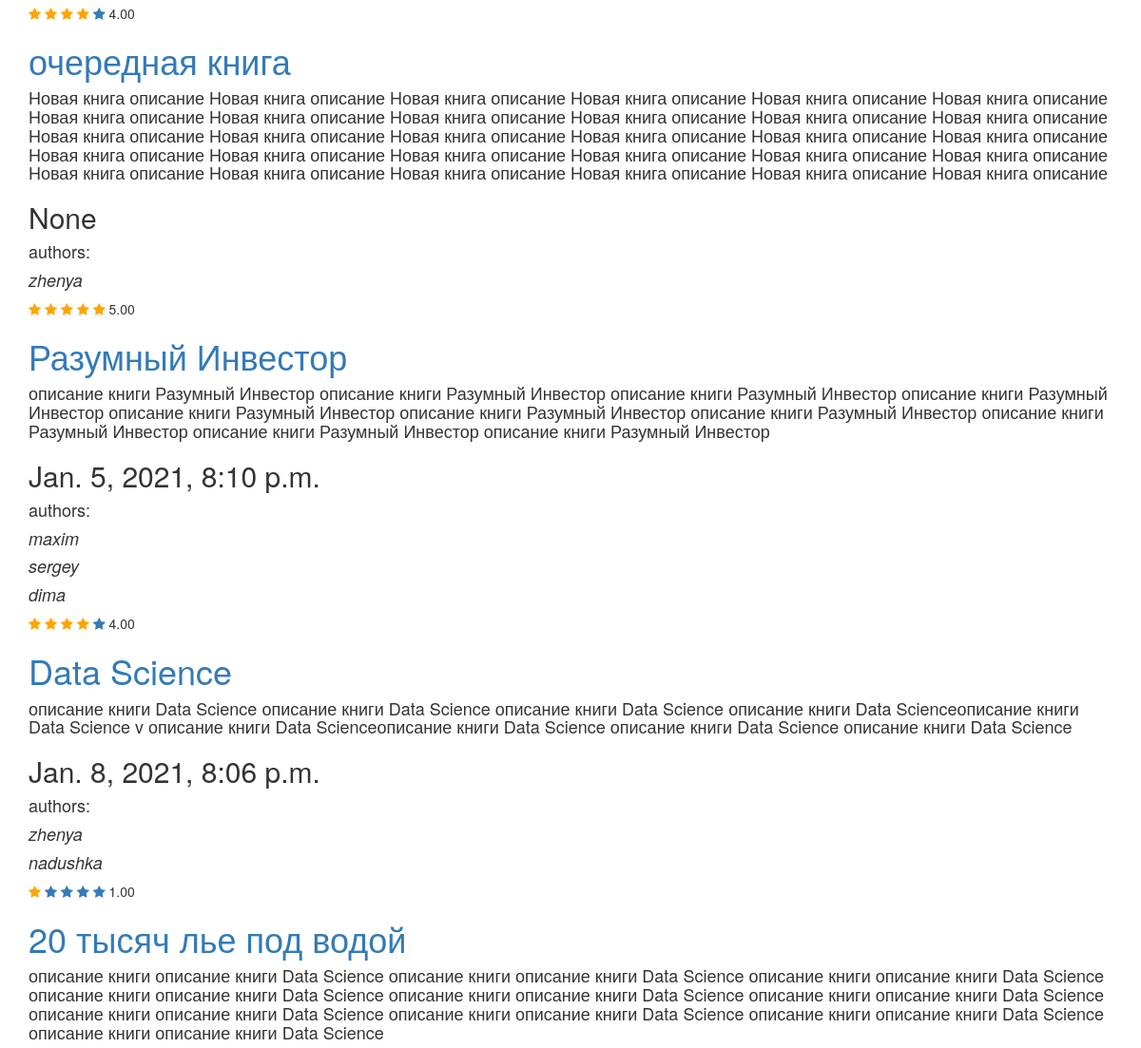
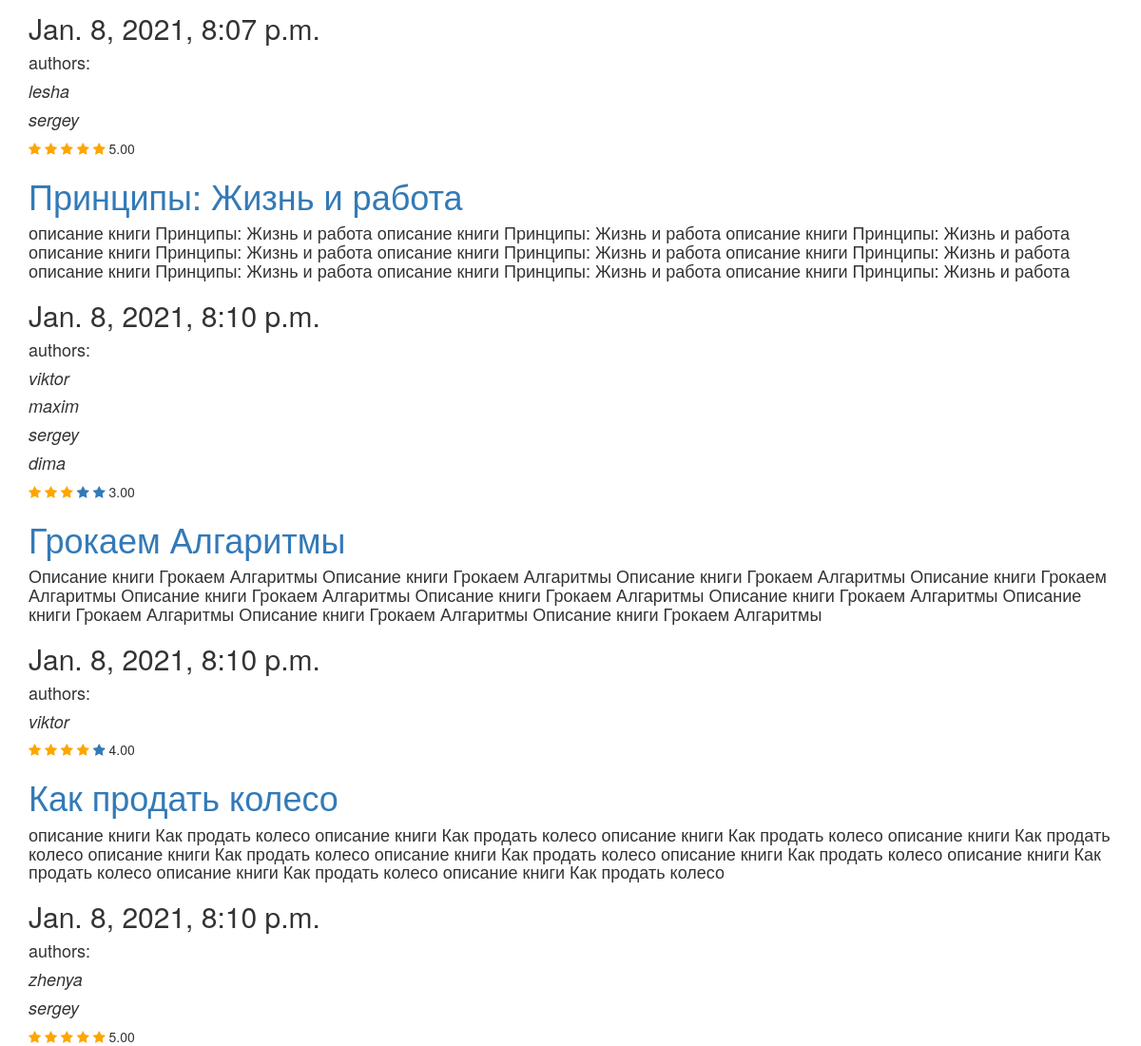
The page /shop/ (lower part) on the database as committed earlier (2 pictures, top to bottom).
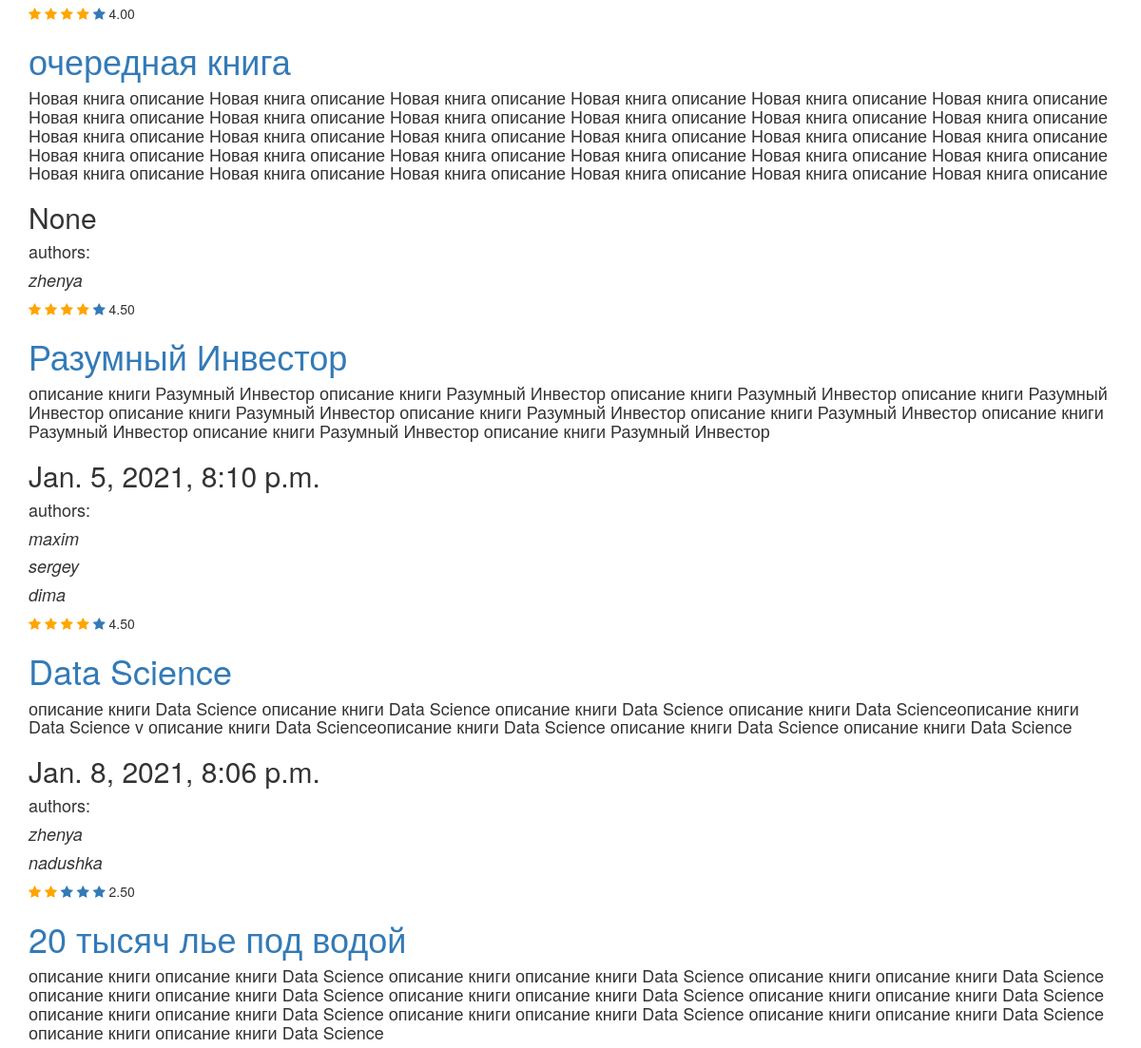
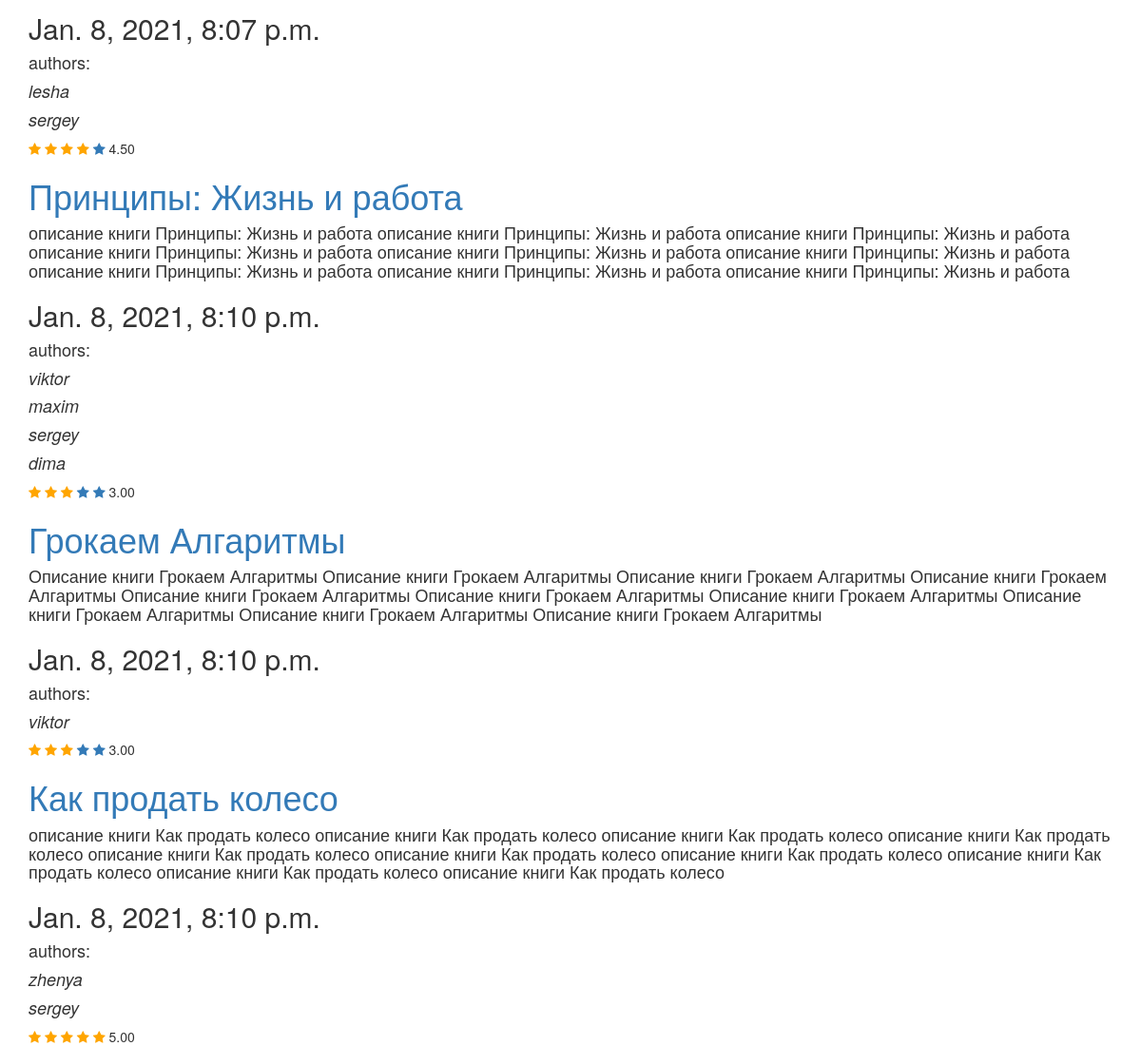
The same page on the database as committed later (2 pictures, top to bottom).
### manager/models.py (models this page shows, shortened)
class Book(models.Model):
    title = models.CharField(max_length=250)
    date = models.DateTimeField(verbose_name='date-time', auto_now=False, null=True)
    authors = models.ManyToManyField(User, related_name='books')
    description = models.TextField(verbose_name='описание', null=True)
    likes = models.PositiveIntegerField(default=0)
    genres = models.CharField(max_length=50, verbose_name='жанр', null=True)
    rate = models.DecimalField(max_digits=3, decimal_places=2, default=0.0)
    users_counted_stars = models.PositiveIntegerField(default=0, verbose_name='counted_stars')
    count_users = models.PositiveIntegerField(default=0, verbose_name='counted_users')
    slug = models.SlugField(null=True, unique=True)

### manager/views.py (the view)
# urls.py: path('', MyPage.as_view(), name='the-main-page'),
class MyPage(View):
    def get(self, request):
        context = {}
        books = Book.objects.prefetch_related("authors").order_by("date")
        if request.user.is_authenticated:
            is_owner = Exists(User.objects.filter(books=OuterRef('pk'), id=request.user.id))
            books = books.annotate(is_owner=is_owner)
        context['books'] = books
        context['range'] = range(1, 6)
        context['form'] = BookForm()
        return render(request, 'index.html', context)

### manager/templates/index.html (shortened to what this page needs)
<!DOCTYPE html>
<html lang="en">
<head>
    <link rel="stylesheet" href="https://maxcdn.bootstrapcdn.com/bootstrap/3.4.1/css/bootstrap.min.css">
    <link rel="stylesheet" href="https://cdnjs.cloudflare.com/ajax/libs/font-awesome/4.7.0/css/font-awesome.min.css">
</head>
<body>
<div class="container">
{% for b in books %}
    <a href="{% url 'book-detail-page' slug=b.slug %}"><h1>{{ b.title }}</h1></a>
    <h4> {{ b.description}} </h4>
    <h2>{{ b.date }}</h2>
    <h4> authors: </h4>
        {% for i in b.authors.all %}
            <h4><i> {{ i }}</i></h4>
            {% endfor %}
    {% for i in range %}
        {% if b.rate >= i %}
        <a href="{% url 'add_rating' slug=b.slug rate=i %}">
        <span class="fa fa-star checked"></span>
        </a>
        {% else %}
        <a href="{% url 'add_rating' slug=b.slug rate=i  %}">
        <span class="fa fa-star" href="{% url 'add_rating' rate=i slug=b.slug %}"></span>
        </a>
        {% endif %}
    {% endfor %}
     {{ b.rate }}
    <br>
{% endfor %}
</div>
</body>
</html>

Rows that differ between the two databases and show on the page:
changed Book "очередная книга": rate "5.00" → "4.50"
changed Book "Разумный Инвестор": rate "4.00" → "4.50"
changed Book "Data Science": rate "1.00" → "2.50"
changed Book "20 тысяч лье под водой": rate "5.00" → "4.50"
changed Book "Грокаем Алгаритмы": rate "4.00" → "3.00"
